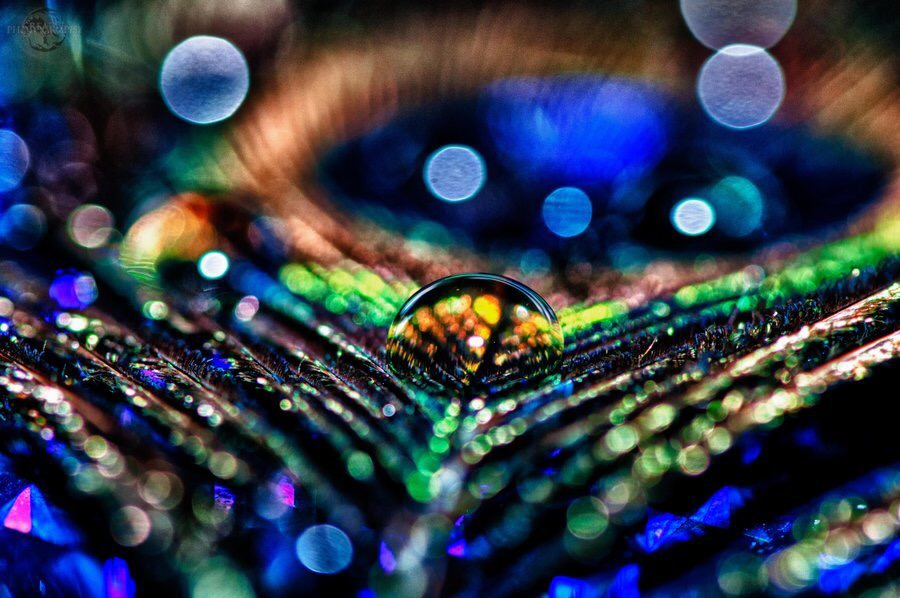
#> input picture images/peacoke feather.JPG, 900 x 598 px, found by its file name
$ python sample_code2.py
#> lines starting #> are read from the running program, lines starting #| are printed output that depends on the picture
import cv2
import numpy as np
import matplotlib.pyplot as plt
import numpy as np

img_path = "/Users/justinkeener/Desktop/Digital-Image-Class/images/peacoke feather.JPG"
img = cv2.imread(img_path)
#> img is the input picture: shape (598, 900, 3); mean B, G, R 74.9, 60.6, 52
RGB_img = cv2.cvtColor(img, cv2.COLOR_BGR2RGB)

# Histogram Equalization for Colored Images

color1 = ('b','g','r')

channels = cv2.split(RGB_img)
eq_channels = []
for ch, color in zip(channels, ['B', 'G','R']):
    eq_channels.append(cv2.equalizeHist(ch))
#> this loop made 3 passes
#> color on passes 1 to 3: 'B', 'G', 'R'
#> after the loop, eq_channels = 3 items

eq_img = cv2.merge(eq_channels)
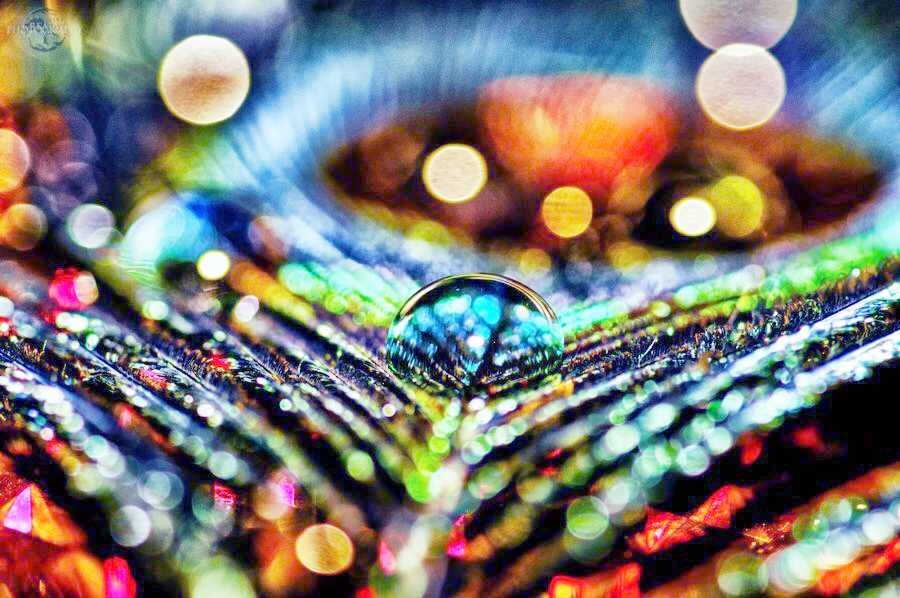
#> eq_img: shape (598, 900, 3); mean of channels 0, 1, 2 116.9, 121.6, 124.3; drawn as B, G, R
eq_img = cv2.cvtColor(eq_img, cv2.COLOR_BGR2RGB)

for i, col in enumerate(color1):
    hist = cv2.calcHist([img],[i],None,[256],[0,256])

    hist2 = cv2.calcHist([eq_img],[i], None, [256], [0,256])

    plt.subplot(221), plt.imshow(RGB_img)
    plt.subplot(222), plt.imshow(eq_img)
    plt.subplot(223), plt.plot(hist, color= col),plt.xlim([0,256])
    plt.subplot(224), plt.plot(hist2, color= col),plt.xlim([0,256])

plt.show()
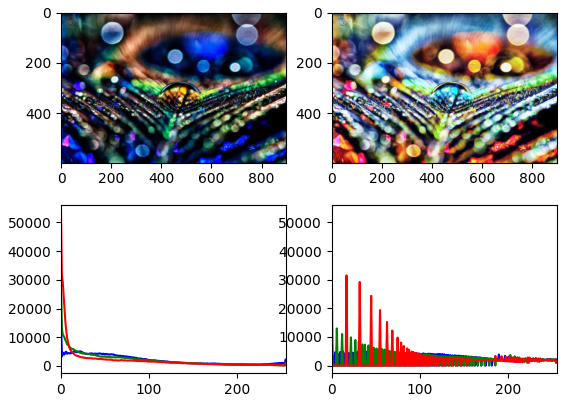
#> figure drawn by matplotlib, 4 panels; panel 3: curve peaks at x = 0, y = 16774; panel 3: curve peaks at x = 0, y = 28922; panel 3: curve peaks at x = 0, y = 53366; panel 4: curve peaks at x = 0, y = 16774

$ run again, with images/black and white tree.JPG copied over images/peacoke feather.JPG
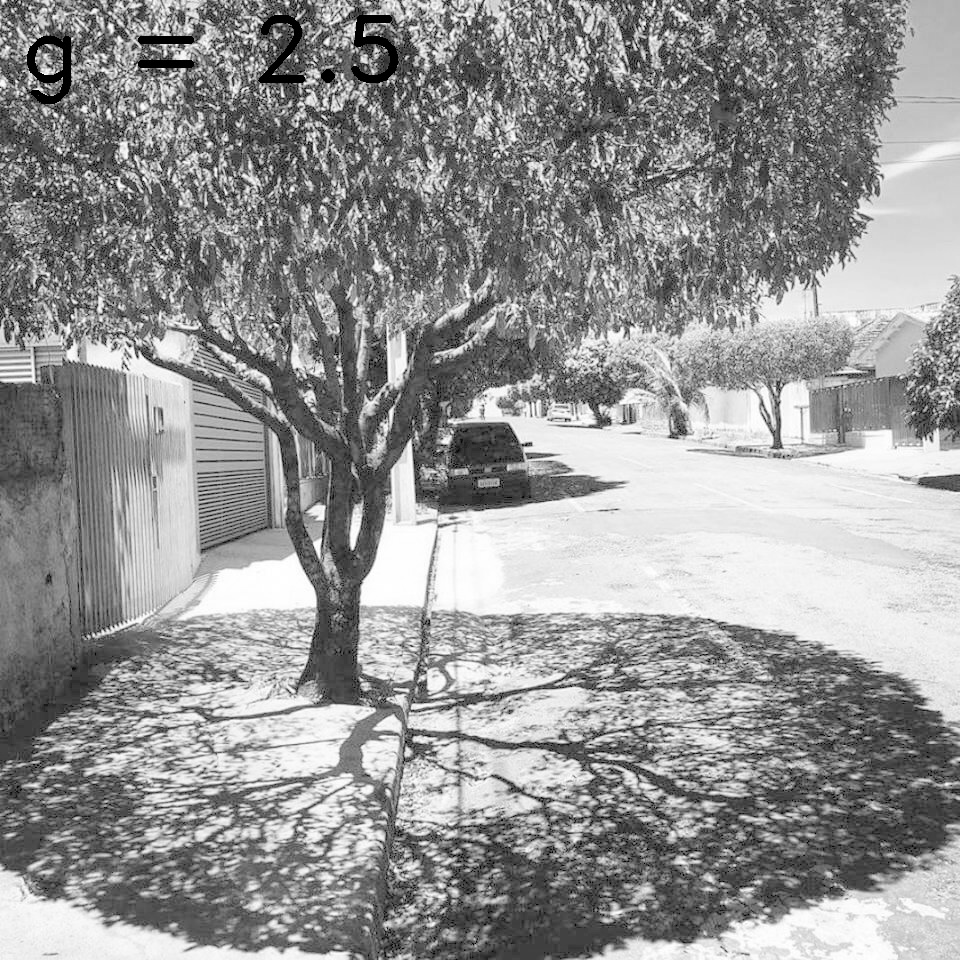
#> input picture images/black and white tree.JPG, 960 x 960 px, found by its file name
#> img is the input picture: shape (960, 960, 3); min 0, max 255, mean 148.2
#> the loop `for ch, color in zip(channels, ['B', 'G','R']):` made 3 passes
#> color on passes 1 to 3: 'B', 'G', 'R'
#> after the loop `for ch, color in zip(channels, ['B', 'G','R']):`: eq_channels = 3 items
#> `eq_img = cv2.merge(eq_channels)`:
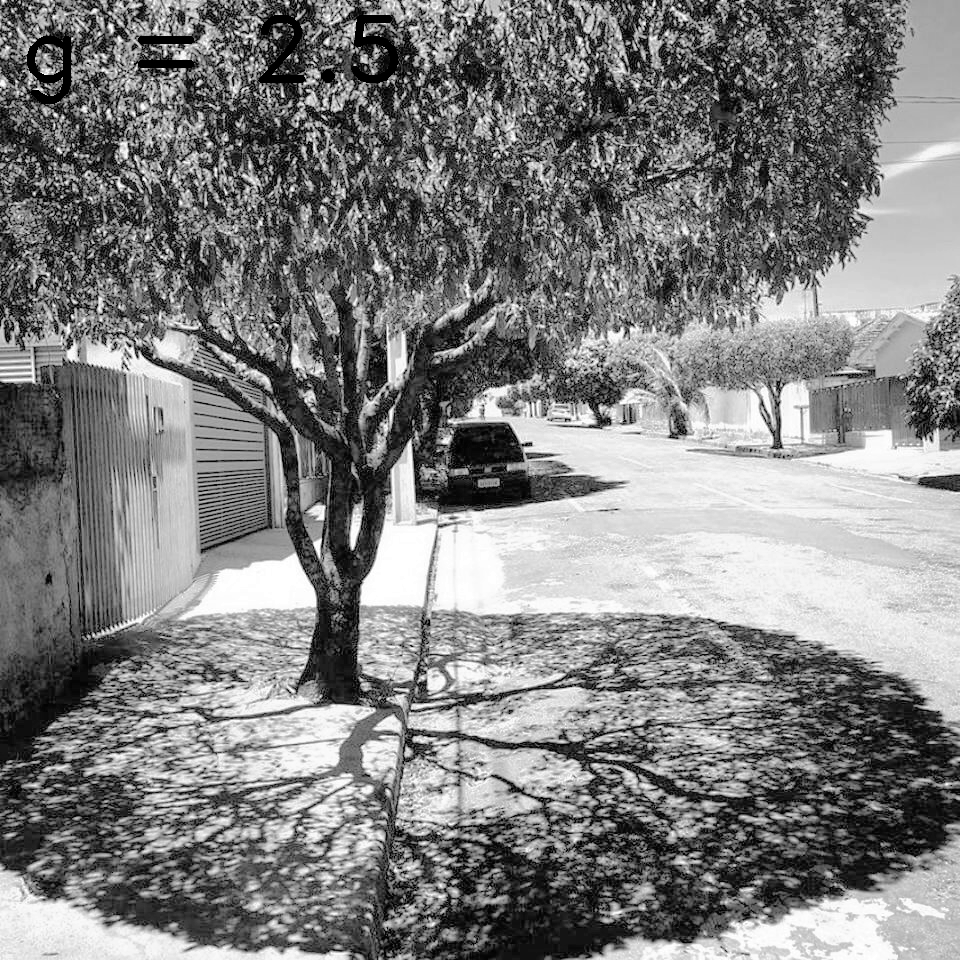
#> eq_img: shape (960, 960, 3); min 0, max 255, mean 127.7
#> `plt.show()`:
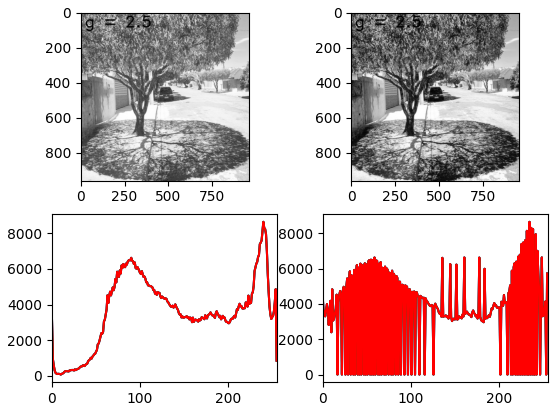
#> figure drawn by matplotlib, 4 panels; panel 3: curve peaks at x = 240, y = 8643; panel 3: curve peaks at x = 240, y = 8643; panel 3: curve peaks at x = 240, y = 8643; panel 4: curve peaks at x = 235, y = 8643
